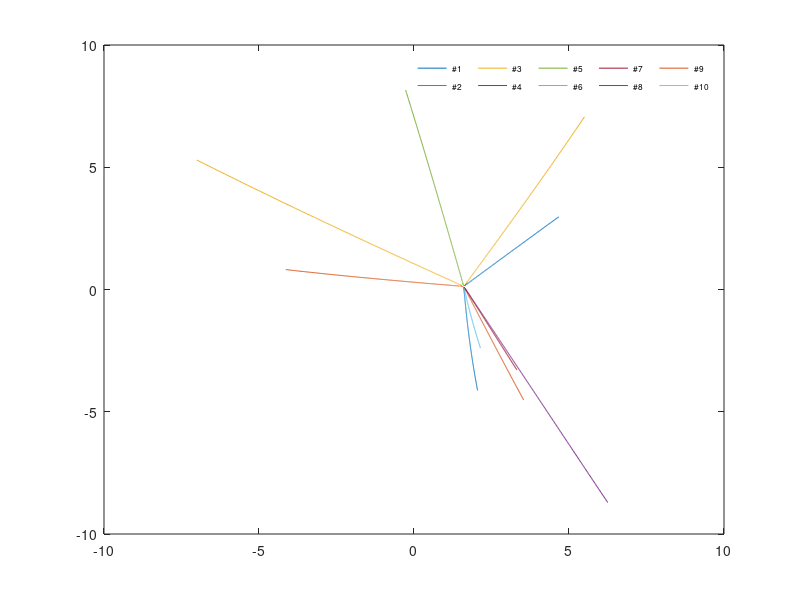

Source code (MATLAB): (Note: this script raises an error after producing the figure.)
close all; clear all; clc;

% Setting
N = 10;
R = 50;
dt = 0.01;
tmax = 60;
t = 0:dt:tmax;
drone=cell(1,10);

%% (b) - (i)

% (i)
for i = 1:N
    drone{i}.position = zeros(2,length(t));
    drone{i}.position(:,1) = [20*rand(1)-10;20*rand(1)-10]; 
    drone{i}.velocity = zeros(2,length(t)-1);
end

for k = 1:length(t)-1
    for i = 1:N
        for j = 1:N
            if j ~= i
                drone{i}.velocity(:,k) = drone{i}.velocity(:,k)...
                    -((2*R-norm(drone{i}.position(:,k)-drone{j}.position(:,k)))/(R-norm(drone{i}.position(:,k)-drone{j}.position(:,k)))^2)*(drone{i}.position(:,k)-drone{j}.position(:,k));
                A(i,j) = 1;
                D(i,j) = 0;
            else
                A(i,j) = 0;
                D(i,j) = N-1;
            end
        end
    end
    for i = 1:N
        drone{i}.position(:,k+1) = drone{i}.position(:,k)+dt*drone{i}.velocity(:,k);
    end
end

figure;
for i = 1:N
    plot(drone{i}.position(1,:),drone{i}.position(2,:))
    hold on
end
legend({'#1','#2','#3','#4','#5','#6','#7','#8','#9','#10'},'FontSize',6,'Location','northEast','NumColumns',5);
legend('boxoff');
figSave('b_i_traj_first');

L = D-A;
fprintf('Laplacian matrix (b)-(i) \n');
for i = 1:N
    for j = 1:N
        fprintf('%d\t',L(i,j));
    end
    fprintf('\n');
end
fprintf('\n');

for i = 1:N
    XYCoords(i,:) = drone{i}.position(:,1).'; 
end

figure;
gplot(A,XYCoords,'-*')
figSave('b_i_graph_first');

save L_bi1.mat L
%% (b) - (ii)

for i = 1:N
    drone{i}.position = zeros(2,length(t));
    drone{i}.position(:,1) = [20*rand(1)-10;20*rand(1)-10]; 
    drone{i}.velocity = zeros(2,length(t)-1);
end
%{
while 1
    A = randi([0,1],10,10);
    for i = 1:N % adjacent
        for j = 1:N
            if j > i
                A(j,i) = A(i,j);
            elseif j == i
                A(i,j) = 0;
            end
        end
    end
    n = zeros(1,10);
    for i = 1:N
        if sum(A(i,:)) == 5
            n(i) = 1;
        end
    end
    if prod(n) == 1
        break;
    end
end
%}

A = [0 1 1 1 1 1 0 0 0 0
     1 0 1 1 1 1 0 0 0 0
     1 1 0 1 1 1 0 0 0 0
     1 1 1 0 1 1 0 0 0 0
     1 1 1 1 0 1 0 0 0 0
     1 1 1 1 1 0 0 0 0 0
     0 0 0 0 1 1 0 1 1 1
     0 0 0 0 1 1 1 0 1 1
     0 0 0 0 1 1 1 1 0 1
     0 0 0 0 1 1 1 1 1 0];

for i = 1:N
    d(i,1) = sum(A(i,:));
end
D = diag(d);

L = D-A;

for k = 1:length(t)-1
    for i = 1:N
        for j = 1:N
            if A(i,j) == 1
                drone{i}.velocity(:,k) = drone{i}.velocity(:,k)...
                    -((2*R-norm(drone{i}.position(:,k)-drone{j}.position(:,k)))/(R-norm(drone{i}.position(:,k)-drone{j}.position(:,k)))^2)*(drone{i}.position(:,k)-drone{j}.position(:,k));
            end
        end
    end
    for i = 1:N
        drone{i}.position(:,k+1) = drone{i}.position(:,k)+dt*drone{i}.velocity(:,k);
    end
end

figure;
for i = 1:N
    plot(drone{i}.position(1,:),drone{i}.position(2,:))
    hold on
end
legend({'#1','#2','#3','#4','#5','#6','#7','#8','#9','#10'},'FontSize',6,'Location','northEast','NumColumns',5);
legend('boxoff');
%figSave('b_ii_traj_first');

fprintf('Laplacian matrix (b)-(ii) \n');
for i = 1:N
    for j = 1:N
        fprintf('%d\t',L(i,j));
    end
    fprintf('\n');
end
fprintf('\n');
%{
figure;
gplot(A,XYCoords,'-*')
figSave('b_ii_graph_first');

save L_bii1.mat L
%}
%% (b) - (iii)

for i = 1:N
    drone{i}.position = zeros(2,length(t));
    drone{i}.position(:,1) = [20*rand(1)-10;20*rand(1)-10]; 
    drone{i}.velocity = zeros(2,length(t)-1);
end

while 1
    A = randi([0,1],10,10);
    for i = 1:N % adjacent
        for j = 1:N
            if j > i
                A(j,i) = A(i,j);
            elseif j == i
                A(i,j) = 0;
            end
        end
    end
    n = zeros(1,10);
    for i = 1:N
        if sum(A(i,:)) == 3
            n(i) = 1;
        end
    end
    if prod(n) == 1
        break;
    end
end

for i = 1:N
    d(i,1) = sum(A(i,:));
end
D = diag(d);

L = D-A;

for k = 1:length(t)-1
    for i = 1:N
        for j = 1:N
            if A(i,j) == 1
                drone{i}.velocity(:,k) = drone{i}.velocity(:,k)...
                    -((2*R-norm(drone{i}.position(:,k)-drone{j}.position(:,k)))/(R-norm(drone{i}.position(:,k)-drone{j}.position(:,k)))^2)*(drone{i}.position(:,k)-drone{j}.position(:,k));
            end
        end
    end
    for i = 1:N
        drone{i}.position(:,k+1) = drone{i}.position(:,k)+dt*drone{i}.velocity(:,k);
    end
end

figure;
for i = 1:N
    plot(drone{i}.position(1,:),drone{i}.position(2,:))
    hold on
end
legend({'#1','#2','#3','#4','#5','#6','#7','#8','#9','#10'},'FontSize',6,'Location','northEast','NumColumns',5);
legend('boxoff');
figSave('b_iii_traj_first');

fprintf('Laplacian matrix (b)-(iii) \n');
for i = 1:N
    for j = 1:N
        fprintf('%d\t',L(i,j));
    end
    fprintf('\n');
end
fprintf('\n');

figure;
gplot(A,XYCoords,'-*')
figSave('b_iii_graph_first');

save L_biii1.mat L

%% second
close all; clear all;

% Setting
N = 10;
R = 50;
dt = 0.01;
tmax = 60;
t = 0:dt:tmax;
drone=cell(1,10);

%% (b) - (i)

% (i)
for i = 1:N
    drone{i}.position = zeros(2,length(t));
    drone{i}.position(:,1) = [20*rand(1)-10;20*rand(1)-10]; 
    drone{i}.velocity = zeros(2,length(t)-1);
end

for k = 1:length(t)-1
    for i = 1:N
        for j = 1:N
            if j ~= i
                drone{i}.velocity(:,k) = drone{i}.velocity(:,k)...
                    -((2*R-norm(drone{i}.position(:,k)-drone{j}.position(:,k)))/(R-norm(drone{i}.position(:,k)-drone{j}.position(:,k)))^2)*(drone{i}.position(:,k)-drone{j}.position(:,k));
                A(i,j) = 1;
                D(i,j) = 0;
            else
                A(i,j) = 0;
                D(i,j) = N-1;
            end
        end
    end
    for i = 1:N
        drone{i}.position(:,k+1) = drone{i}.position(:,k)+dt*drone{i}.velocity(:,k);
    end
end

figure;
for i = 1:N
    plot(drone{i}.position(1,:),drone{i}.position(2,:))
    hold on
end
legend({'#1','#2','#3','#4','#5','#6','#7','#8','#9','#10'},'FontSize',6,'Location','northEast','NumColumns',5);
legend('boxoff');
figSave('b_i_traj_second');

L = D-A;
fprintf('Laplacian matrix (b)-(i) \n');
for i = 1:N
    for j = 1:N
        fprintf('%d\t',L(i,j));
    end
    fprintf('\n');
end
fprintf('\n');

for i = 1:N
    XYCoords(i,:) = drone{i}.position(:,1).'; 
end

figure;
gplot(A,XYCoords,'-*')
figSave('b_i_graph_second');

save L_bi2.mat L
%% (b) - (ii)

for i = 1:N
    drone{i}.position = zeros(2,length(t));
    drone{i}.position(:,1) = [20*rand(1)-10;20*rand(1)-10]; 
    drone{i}.velocity = zeros(2,length(t)-1);
end

while 1
    A = randi([0,1],10,10);
    for i = 1:N % adjacent
        for j = 1:N
            if j > i
                A(j,i) = A(i,j);
            elseif j == i
                A(i,j) = 0;
            end
        end
    end
    n = zeros(1,10);
    for i = 1:N
        if sum(A(i,:)) == 5
            n(i) = 1;
        end
    end
    if prod(n) == 1
        break;
    end
end

for i = 1:N
    d(i,1) = sum(A(i,:));
end
D = diag(d);

L = D-A;

for k = 1:length(t)-1
    for i = 1:N
        for j = 1:N
            if A(i,j) == 1
                drone{i}.velocity(:,k) = drone{i}.velocity(:,k)...
                    -((2*R-norm(drone{i}.position(:,k)-drone{j}.position(:,k)))/(R-norm(drone{i}.position(:,k)-drone{j}.position(:,k)))^2)*(drone{i}.position(:,k)-drone{j}.position(:,k));
            end
        end
    end
    for i = 1:N
        drone{i}.position(:,k+1) = drone{i}.position(:,k)+dt*drone{i}.velocity(:,k);
    end
end

figure;
for i = 1:N
    plot(drone{i}.position(1,:),drone{i}.position(2,:))
    hold on
end
legend({'#1','#2','#3','#4','#5','#6','#7','#8','#9','#10'},'FontSize',6,'Location','northEast','NumColumns',5);
legend('boxoff');
figSave('b_ii_traj_second');

fprintf('Laplacian matrix (b)-(ii) \n');
for i = 1:N
    for j = 1:N
        fprintf('%d\t',L(i,j));
    end
    fprintf('\n');
end
fprintf('\n');

figure;
gplot(A,XYCoords,'-*')
figSave('b_ii_graph_second');

save L_bii2.mat L
%% (b) - (iii)

for i = 1:N
    drone{i}.position = zeros(2,length(t));
    drone{i}.position(:,1) = [20*rand(1)-10;20*rand(1)-10]; 
    drone{i}.velocity = zeros(2,length(t)-1);
end

while 1
    A = randi([0,1],10,10);
    for i = 1:N % adjacent
        for j = 1:N
            if j > i
                A(j,i) = A(i,j);
            elseif j == i
                A(i,j) = 0;
            end
        end
    end
    n = zeros(1,10);
    for i = 1:N
        if sum(A(i,:)) == 3
            n(i) = 1;
        end
    end
    if prod(n) == 1
        break;
    end
end

for i = 1:N
    d(i,1) = sum(A(i,:));
end
D = diag(d);

L = D-A;

for k = 1:length(t)-1
    for i = 1:N
        for j = 1:N
            if A(i,j) == 1
                drone{i}.velocity(:,k) = drone{i}.velocity(:,k)...
                    -((2*R-norm(drone{i}.position(:,k)-drone{j}.position(:,k)))/(R-norm(drone{i}.position(:,k)-drone{j}.position(:,k)))^2)*(drone{i}.position(:,k)-drone{j}.position(:,k));
            end
        end
    end
    for i = 1:N
        drone{i}.position(:,k+1) = drone{i}.position(:,k)+dt*drone{i}.velocity(:,k);
    end
end

figure;
for i = 1:N
    plot(drone{i}.position(1,:),drone{i}.position(2,:))
    hold on
end
legend({'#1','#2','#3','#4','#5','#6','#7','#8','#9','#10'},'FontSize',6,'Location','northEast','NumColumns',5);
legend('boxoff');
figSave('b_iii_traj_second');

fprintf('Laplacian matrix (b)-(iii) \n');
for i = 1:N
    for j = 1:N
        fprintf('%d\t',L(i,j));
    end
    fprintf('\n');
end
fprintf('\n');

figure;
gplot(A,XYCoords,'-*')
figSave('b_iii_graph_second');

save L_biii2.mat L

%% Third
close all; clear all;

% Setting
N = 10;
R = 50;
dt = 0.01;
tmax = 60;
t = 0:dt:tmax;
drone=cell(1,10);

%% (b) - (i)

% (i)
for i = 1:N
    drone{i}.position = zeros(2,length(t));
    drone{i}.position(:,1) = [20*rand(1)-10;20*rand(1)-10]; 
    drone{i}.velocity = zeros(2,length(t)-1);
end

for k = 1:length(t)-1
    for i = 1:N
        for j = 1:N
            if j ~= i
                drone{i}.velocity(:,k) = drone{i}.velocity(:,k)...
                    -((2*R-norm(drone{i}.position(:,k)-drone{j}.position(:,k)))/(R-norm(drone{i}.position(:,k)-drone{j}.position(:,k)))^2)*(drone{i}.position(:,k)-drone{j}.position(:,k));
                A(i,j) = 1;
                D(i,j) = 0;
            else
                A(i,j) = 0;
                D(i,j) = N-1;
            end
        end
    end
    for i = 1:N
        drone{i}.position(:,k+1) = drone{i}.position(:,k)+dt*drone{i}.velocity(:,k);
    end
end

figure;
for i = 1:N
    plot(drone{i}.position(1,:),drone{i}.position(2,:))
    hold on
end
legend({'#1','#2','#3','#4','#5','#6','#7','#8','#9','#10'},'FontSize',6,'Location','northEast','NumColumns',5);
legend('boxoff');
figSave('b_i_traj_third');

L = D-A;
fprintf('Laplacian matrix (b)-(i) \n');
for i = 1:N
    for j = 1:N
        fprintf('%d\t',L(i,j));
    end
    fprintf('\n');
end
fprintf('\n');

for i = 1:N
    XYCoords(i,:) = drone{i}.position(:,1).'; 
end

figure;
gplot(A,XYCoords,'-*')
figSave('b_i_graph_third');

save L_bi3.mat L
%% (b) - (ii)

for i = 1:N
    drone{i}.position = zeros(2,length(t));
    drone{i}.position(:,1) = [20*rand(1)-10;20*rand(1)-10]; 
    drone{i}.velocity = zeros(2,length(t)-1);
end

while 1
    A = randi([0,1],10,10);
    for i = 1:N % adjacent
        for j = 1:N
            if j > i
                A(j,i) = A(i,j);
            elseif j == i
                A(i,j) = 0;
            end
        end
    end
    n = zeros(1,10);
    for i = 1:N
        if sum(A(i,:)) == 5
            n(i) = 1;
        end
    end
    if prod(n) == 1
        break;
    end
end

for i = 1:N
    d(i,1) = sum(A(i,:));
end
D = diag(d);

L = D-A;

for k = 1:length(t)-1
    for i = 1:N
        for j = 1:N
            if A(i,j) == 1
                drone{i}.velocity(:,k) = drone{i}.velocity(:,k)...
                    -((2*R-norm(drone{i}.position(:,k)-drone{j}.position(:,k)))/(R-norm(drone{i}.position(:,k)-drone{j}.position(:,k)))^2)*(drone{i}.position(:,k)-drone{j}.position(:,k));
            end
        end
    end
    for i = 1:N
        drone{i}.position(:,k+1) = drone{i}.position(:,k)+dt*drone{i}.velocity(:,k);
    end
end

figure;
for i = 1:N
    plot(drone{i}.position(1,:),drone{i}.position(2,:))
    hold on
end
legend({'#1','#2','#3','#4','#5','#6','#7','#8','#9','#10'},'FontSize',6,'Location','northEast','NumColumns',5);
legend('boxoff');
figSave('b_ii_traj_third');

fprintf('Laplacian matrix (b)-(ii) \n');
for i = 1:N
    for j = 1:N
        fprintf('%d\t',L(i,j));
    end
    fprintf('\n');
end
fprintf('\n');

figure;
gplot(A,XYCoords,'-*')
figSave('b_ii_graph_third');

save L_bii3.mat L

%% (b) - (iii)

for i = 1:N
    drone{i}.position = zeros(2,length(t));
    drone{i}.position(:,1) = [20*rand(1)-10;20*rand(1)-10]; 
    drone{i}.velocity = zeros(2,length(t)-1);
end

while 1
    A = randi([0,1],10,10);
    for i = 1:N % adjacent
        for j = 1:N
            if j > i
                A(j,i) = A(i,j);
            elseif j == i
                A(i,j) = 0;
            end
        end
    end
    n = zeros(1,10);
    for i = 1:N
        if sum(A(i,:)) == 3
            n(i) = 1;
        end
    end
    if prod(n) == 1
        break;
    end
end

for i = 1:N
    d(i,1) = sum(A(i,:));
end
D = diag(d);

L = D-A;

for k = 1:length(t)-1
    for i = 1:N
        for j = 1:N
            if A(i,j) == 1
                drone{i}.velocity(:,k) = drone{i}.velocity(:,k)...
                    -((2*R-norm(drone{i}.position(:,k)-drone{j}.position(:,k)))/(R-norm(drone{i}.position(:,k)-drone{j}.position(:,k)))^2)*(drone{i}.position(:,k)-drone{j}.position(:,k));
            end
        end
    end
    for i = 1:N
        drone{i}.position(:,k+1) = drone{i}.position(:,k)+dt*drone{i}.velocity(:,k);
    end
end

figure;
for i = 1:N
    plot(drone{i}.position(1,:),drone{i}.position(2,:))
    hold on
end
legend({'#1','#2','#3','#4','#5','#6','#7','#8','#9','#10'},'FontSize',6,'Location','northEast','NumColumns',5);
legend('boxoff');
figSave('b_iii_traj_third');

fprintf('Laplacian matrix (b)-(iii) \n');
for i = 1:N
    for j = 1:N
        fprintf('%d\t',L(i,j));
    end
    fprintf('\n');
end
fprintf('\n');

figure;
gplot(A,XYCoords,'-*')
figSave('b_iii_graph_third');

save L_biii3.mat L


%% Functions
function figSave(Title)
    fig = gcf;
    fig.PaperPositionMode = 'auto';
    print(Title,'-djpeg','-r1200')
end